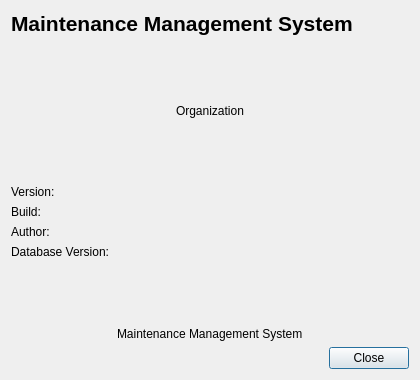
<?xml version="1.0" encoding="UTF-8"?>
<ui version="4.0">
 <class>AboutDialog</class>
 <widget class="QDialog" name="AboutDialog">
  <property name="geometry">
   <rect>
    <x>0</x>
    <y>0</y>
    <width>420</width>
    <height>380</height>
   </rect>
  </property>
  <property name="minimumSize">
   <size>
    <width>420</width>
    <height>380</height>
   </size>
  </property>
  <property name="windowTitle">
   <string>About</string>
  </property>
  <layout class="QVBoxLayout" name="verticalLayout">
   <item>
    <widget class="QLabel" name="lblTitle">
     <property name="font">
      <font>
       <pointsize>16</pointsize>
       <bold>true</bold>
      </font>
     </property>
     <property name="text">
      <string>Maintenance Management System</string>
     </property>
    </widget>
   </item>
   <item>
    <spacer name="verticalSpacer">
     <property name="orientation">
      <enum>Qt::Orientation::Vertical</enum>
     </property>
     <property name="sizeHint" stdset="0">
      <size>
       <width>20</width>
       <height>47</height>
      </size>
     </property>
    </spacer>
   </item>
   <item>
    <widget class="QLabel" name="lblOrganization">
     <property name="text">
      <string>Organization</string>
     </property>
     <property name="alignment">
      <set>Qt::AlignmentFlag::AlignCenter</set>
     </property>
    </widget>
   </item>
   <item>
    <spacer name="verticalSpacer_2">
     <property name="orientation">
      <enum>Qt::Orientation::Vertical</enum>
     </property>
     <property name="sizeHint" stdset="0">
      <size>
       <width>20</width>
       <height>47</height>
      </size>
     </property>
    </spacer>
   </item>
   <item>
    <widget class="QLabel" name="lblVersion">
     <property name="text">
      <string>Version:</string>
     </property>
    </widget>
   </item>
   <item>
    <widget class="QLabel" name="lblBuild">
     <property name="text">
      <string>Build:</string>
     </property>
    </widget>
   </item>
   <item>
    <widget class="QLabel" name="lblAuthor">
     <property name="text">
      <string>Author:</string>
     </property>
    </widget>
   </item>
   <item>
    <widget class="QLabel" name="lblDatabaseVersion">
     <property name="text">
      <string>Database Version:</string>
     </property>
    </widget>
   </item>
   <item>
    <spacer name="verticalSpacer_3">
     <property name="orientation">
      <enum>Qt::Orientation::Vertical</enum>
     </property>
     <property name="sizeHint" stdset="0">
      <size>
       <width>20</width>
       <height>47</height>
      </size>
     </property>
    </spacer>
   </item>
   <item alignment="Qt::AlignmentFlag::AlignHCenter">
    <widget class="QLabel" name="lblDescription">
     <property name="text">
      <string>Maintenance Management System</string>
     </property>
    </widget>
   </item>
   <item>
    <layout class="QHBoxLayout" name="horizontalLayout">
     <item>
      <spacer name="horizontalSpacer">
       <property name="orientation">
        <enum>Qt::Orientation::Horizontal</enum>
       </property>
       <property name="sizeHint" stdset="0">
        <size>
         <width>379</width>
         <height>20</height>
        </size>
       </property>
      </spacer>
     </item>
     <item>
      <widget class="QPushButton" name="btnClose">
       <property name="text">
        <string>Close</string>
       </property>
      </widget>
     </item>
    </layout>
   </item>
  </layout>
 </widget>
 <resources/>
 <connections/>
</ui>
